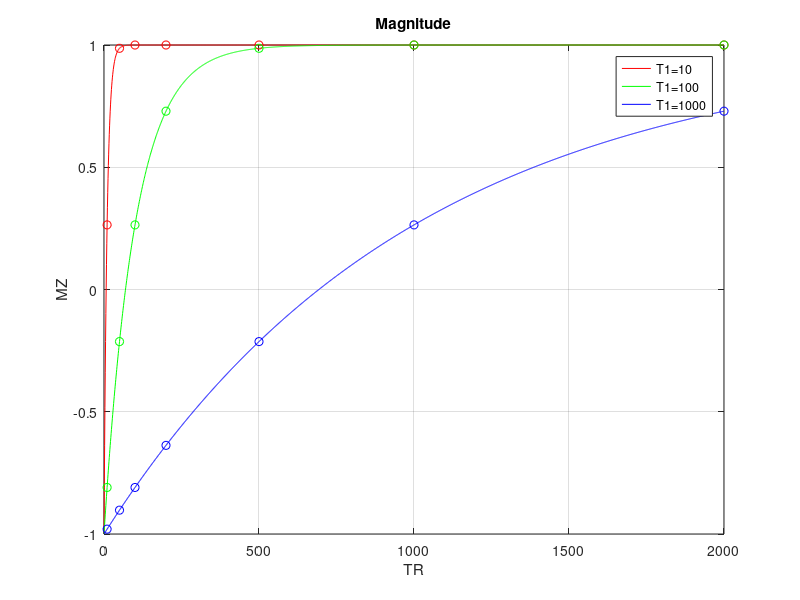

Write the MATLAB code that produced this figure.
%{
This program plots the inversion
recovery absolute magnitude after a
90 degree pulse.
%}

Mo = 1;

%points on x axis
t = [10, 50, 100, 200, 500, 1000, 2000];
TR = 0:1:2000;

figure()

%equations with each T1 value
M10 = Mo.*(1-(2*exp(-TR/10)));
M100 = Mo.*(1-(2*exp(-TR/100)));
M1000 = Mo.*(1-(2*exp(-TR/1000)));

%equations for individual TR points
M1 = Mo.*(1-(2*exp(-t/10)));
M2 = Mo.*(1-(2*exp(-t/100)));
M3 = Mo.*(1-(2*exp(-t/1000)));

%plot full functions
plot(TR, M10,'r');
hold on
plot(TR, M100,'g');
plot(TR, M1000, 'b');

%plot individual points
scatter(t, M1, 'r')
scatter(t, M2, 'g')
scatter(t, M3, 'b')
hold off

%label graph
grid on
ylabel('MZ');
xlabel('TR');
title('Magnitude');
legend('T1=10','T1=100', 'T1=1000')
